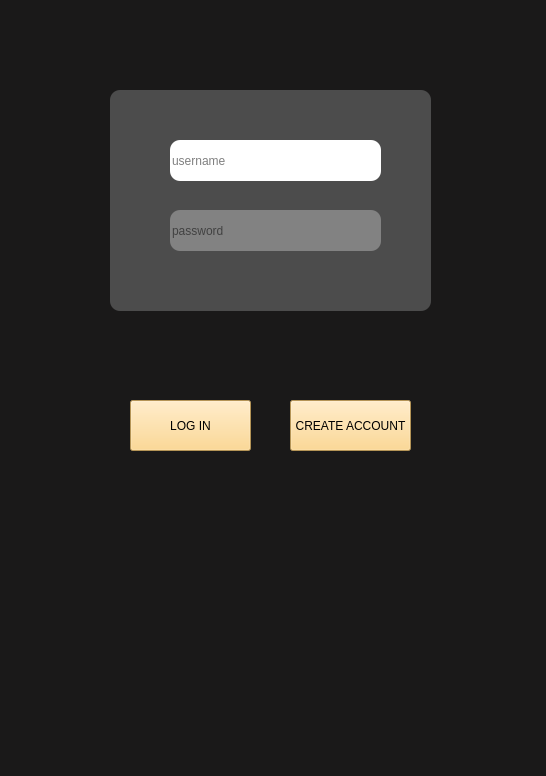
<?xml version="1.0" encoding="UTF-8"?>
<ui version="4.0">
 <class>MainWindow</class>
 <widget class="QMainWindow" name="MainWindow">
  <property name="geometry">
   <rect>
    <x>0</x>
    <y>0</y>
    <width>546</width>
    <height>776</height>
   </rect>
  </property>
  <property name="windowTitle">
   <string>MainWindow</string>
  </property>
  <property name="styleSheet">
   <string notr="true">background-color: #1A1919;</string>
  </property>
  <widget class="QWidget" name="centralwidget">
   <widget class="QPushButton" name="log_in">
    <property name="geometry">
     <rect>
      <x>130</x>
      <y>400</y>
      <width>121</width>
      <height>51</height>
     </rect>
    </property>
    <property name="styleSheet">
     <string notr="true">background-color: #FCCF78;
font-family:Arial;</string>
    </property>
    <property name="text">
     <string>LOG IN</string>
    </property>
   </widget>
   <widget class="QWidget" name="widget" native="true">
    <property name="geometry">
     <rect>
      <x>110</x>
      <y>90</y>
      <width>321</width>
      <height>221</height>
     </rect>
    </property>
    <property name="styleSheet">
     <string notr="true">background-color: #4C4C4C;
border-radius: 10;</string>
    </property>
    <widget class="QLineEdit" name="lineEdit">
     <property name="geometry">
      <rect>
       <x>60</x>
       <y>50</y>
       <width>211</width>
       <height>41</height>
      </rect>
     </property>
     <property name="styleSheet">
      <string notr="true">background-color: white;</string>
     </property>
     <property name="alignment">
      <set>Qt::AlignLeading|Qt::AlignLeft|Qt::AlignVCenter</set>
     </property>
     <property name="placeholderText">
      <string>username</string>
     </property>
    </widget>
    <widget class="QLineEdit" name="lineEdit_2">
     <property name="geometry">
      <rect>
       <x>60</x>
       <y>120</y>
       <width>211</width>
       <height>41</height>
      </rect>
     </property>
     <property name="palette">
      <palette>
       <active>
        <colorrole role="WindowText">
         <brush brushstyle="SolidPattern">
          <color alpha="255">
           <red>0</red>
           <green>0</green>
           <blue>0</blue>
          </color>
         </brush>
        </colorrole>
        <colorrole role="Button">
         <brush brushstyle="SolidPattern">
          <color alpha="255">
           <red>255</red>
           <green>255</green>
           <blue>255</blue>
          </color>
         </brush>
        </colorrole>
        <colorrole role="Light">
         <brush brushstyle="SolidPattern">
          <color alpha="255">
           <red>255</red>
           <green>255</green>
           <blue>255</blue>
          </color>
         </brush>
        </colorrole>
        <colorrole role="Midlight">
         <brush brushstyle="SolidPattern">
          <color alpha="255">
           <red>255</red>
           <green>255</green>
           <blue>255</blue>
          </color>
         </brush>
        </colorrole>
        <colorrole role="Dark">
         <brush brushstyle="SolidPattern">
          <color alpha="255">
           <red>127</red>
           <green>127</green>
           <blue>127</blue>
          </color>
         </brush>
        </colorrole>
        <colorrole role="Mid">
         <brush brushstyle="SolidPattern">
          <color alpha="255">
           <red>170</red>
           <green>170</green>
           <blue>170</blue>
          </color>
         </brush>
        </colorrole>
        <colorrole role="Text">
         <brush brushstyle="SolidPattern">
          <color alpha="255">
           <red>0</red>
           <green>0</green>
           <blue>0</blue>
          </color>
         </brush>
        </colorrole>
        <colorrole role="BrightText">
         <brush brushstyle="SolidPattern">
          <color alpha="255">
           <red>255</red>
           <green>255</green>
           <blue>255</blue>
          </color>
         </brush>
        </colorrole>
        <colorrole role="ButtonText">
         <brush brushstyle="SolidPattern">
          <color alpha="255">
           <red>0</red>
           <green>0</green>
           <blue>0</blue>
          </color>
         </brush>
        </colorrole>
        <colorrole role="Base">
         <brush brushstyle="SolidPattern">
          <color alpha="255">
           <red>255</red>
           <green>255</green>
           <blue>255</blue>
          </color>
         </brush>
        </colorrole>
        <colorrole role="Window">
         <brush brushstyle="SolidPattern">
          <color alpha="255">
           <red>255</red>
           <green>255</green>
           <blue>255</blue>
          </color>
         </brush>
        </colorrole>
        <colorrole role="Shadow">
         <brush brushstyle="SolidPattern">
          <color alpha="255">
           <red>0</red>
           <green>0</green>
           <blue>0</blue>
          </color>
         </brush>
        </colorrole>
        <colorrole role="AlternateBase">
         <brush brushstyle="SolidPattern">
          <color alpha="255">
           <red>255</red>
           <green>255</green>
           <blue>255</blue>
          </color>
         </brush>
        </colorrole>
        <colorrole role="ToolTipBase">
         <brush brushstyle="SolidPattern">
          <color alpha="255">
           <red>255</red>
           <green>255</green>
           <blue>220</blue>
          </color>
         </brush>
        </colorrole>
        <colorrole role="ToolTipText">
         <brush brushstyle="SolidPattern">
          <color alpha="255">
           <red>0</red>
           <green>0</green>
           <blue>0</blue>
          </color>
         </brush>
        </colorrole>
        <colorrole role="PlaceholderText">
         <brush brushstyle="SolidPattern">
          <color alpha="128">
           <red>0</red>
           <green>0</green>
           <blue>0</blue>
          </color>
         </brush>
        </colorrole>
       </active>
       <inactive>
        <colorrole role="WindowText">
         <brush brushstyle="SolidPattern">
          <color alpha="255">
           <red>0</red>
           <green>0</green>
           <blue>0</blue>
          </color>
         </brush>
        </colorrole>
        <colorrole role="Button">
         <brush brushstyle="SolidPattern">
          <color alpha="255">
           <red>255</red>
           <green>255</green>
           <blue>255</blue>
          </color>
         </brush>
        </colorrole>
        <colorrole role="Light">
         <brush brushstyle="SolidPattern">
          <color alpha="255">
           <red>255</red>
           <green>255</green>
           <blue>255</blue>
          </color>
         </brush>
        </colorrole>
        <colorrole role="Midlight">
         <brush brushstyle="SolidPattern">
          <color alpha="255">
           <red>255</red>
           <green>255</green>
           <blue>255</blue>
          </color>
         </brush>
        </colorrole>
        <colorrole role="Dark">
         <brush brushstyle="SolidPattern">
          <color alpha="255">
           <red>127</red>
           <green>127</green>
           <blue>127</blue>
          </color>
         </brush>
        </colorrole>
        <colorrole role="Mid">
         <brush brushstyle="SolidPattern">
          <color alpha="255">
           <red>170</red>
           <green>170</green>
           <blue>170</blue>
          </color>
         </brush>
        </colorrole>
        <colorrole role="Text">
         <brush brushstyle="SolidPattern">
          <color alpha="255">
           <red>0</red>
           <green>0</green>
           <blue>0</blue>
          </color>
         </brush>
        </colorrole>
        <colorrole role="BrightText">
         <brush brushstyle="SolidPattern">
          <color alpha="255">
           <red>255</red>
           <green>255</green>
           <blue>255</blue>
          </color>
         </brush>
        </colorrole>
        <colorrole role="ButtonText">
         <brush brushstyle="SolidPattern">
          <color alpha="255">
           <red>0</red>
           <green>0</green>
           <blue>0</blue>
          </color>
         </brush>
        </colorrole>
        <colorrole role="Base">
         <brush brushstyle="SolidPattern">
          <color alpha="255">
           <red>255</red>
           <green>255</green>
           <blue>255</blue>
          </color>
         </brush>
        </colorrole>
        <colorrole role="Window">
         <brush brushstyle="SolidPattern">
          <color alpha="255">
           <red>255</red>
           <green>255</green>
           <blue>255</blue>
          </color>
         </brush>
        </colorrole>
        <colorrole role="Shadow">
         <brush brushstyle="SolidPattern">
          <color alpha="255">
           <red>0</red>
           <green>0</green>
           <blue>0</blue>
          </color>
         </brush>
        </colorrole>
        <colorrole role="AlternateBase">
         <brush brushstyle="SolidPattern">
          <color alpha="255">
           <red>255</red>
           <green>255</green>
           <blue>255</blue>
          </color>
         </brush>
        </colorrole>
        <colorrole role="ToolTipBase">
         <brush brushstyle="SolidPattern">
          <color alpha="255">
           <red>255</red>
           <green>255</green>
           <blue>220</blue>
          </color>
         </brush>
        </colorrole>
        <colorrole role="ToolTipText">
         <brush brushstyle="SolidPattern">
          <color alpha="255">
           <red>0</red>
           <green>0</green>
           <blue>0</blue>
          </color>
         </brush>
        </colorrole>
        <colorrole role="PlaceholderText">
         <brush brushstyle="SolidPattern">
          <color alpha="128">
           <red>0</red>
           <green>0</green>
           <blue>0</blue>
          </color>
         </brush>
        </colorrole>
       </inactive>
       <disabled>
        <colorrole role="WindowText">
         <brush brushstyle="SolidPattern">
          <color alpha="255">
           <red>127</red>
           <green>127</green>
           <blue>127</blue>
          </color>
         </brush>
        </colorrole>
        <colorrole role="Button">
         <brush brushstyle="SolidPattern">
          <color alpha="255">
           <red>255</red>
           <green>255</green>
           <blue>255</blue>
          </color>
         </brush>
        </colorrole>
        <colorrole role="Light">
         <brush brushstyle="SolidPattern">
          <color alpha="255">
           <red>255</red>
           <green>255</green>
           <blue>255</blue>
          </color>
         </brush>
        </colorrole>
        <colorrole role="Midlight">
         <brush brushstyle="SolidPattern">
          <color alpha="255">
           <red>255</red>
           <green>255</green>
           <blue>255</blue>
          </color>
         </brush>
        </colorrole>
        <colorrole role="Dark">
         <brush brushstyle="SolidPattern">
          <color alpha="255">
           <red>127</red>
           <green>127</green>
           <blue>127</blue>
          </color>
         </brush>
        </colorrole>
        <colorrole role="Mid">
         <brush brushstyle="SolidPattern">
          <color alpha="255">
           <red>170</red>
           <green>170</green>
           <blue>170</blue>
          </color>
         </brush>
        </colorrole>
        <colorrole role="Text">
         <brush brushstyle="SolidPattern">
          <color alpha="255">
           <red>127</red>
           <green>127</green>
           <blue>127</blue>
          </color>
         </brush>
        </colorrole>
        <colorrole role="BrightText">
         <brush brushstyle="SolidPattern">
          <color alpha="255">
           <red>255</red>
           <green>255</green>
           <blue>255</blue>
          </color>
         </brush>
        </colorrole>
        <colorrole role="ButtonText">
         <brush brushstyle="SolidPattern">
          <color alpha="255">
           <red>127</red>
           <green>127</green>
           <blue>127</blue>
          </color>
         </brush>
        </colorrole>
        <colorrole role="Base">
         <brush brushstyle="SolidPattern">
          <color alpha="255">
           <red>255</red>
           <green>255</green>
           <blue>255</blue>
          </color>
         </brush>
        </colorrole>
        <colorrole role="Window">
         <brush brushstyle="SolidPattern">
          <color alpha="255">
           <red>255</red>
           <green>255</green>
           <blue>255</blue>
          </color>
         </brush>
        </colorrole>
        <colorrole role="Shadow">
         <brush brushstyle="SolidPattern">
          <color alpha="255">
           <red>0</red>
           <green>0</green>
           <blue>0</blue>
          </color>
         </brush>
        </colorrole>
        <colorrole role="AlternateBase">
         <brush brushstyle="SolidPattern">
          <color alpha="255">
           <red>255</red>
           <green>255</green>
           <blue>255</blue>
          </color>
         </brush>
        </colorrole>
        <colorrole role="ToolTipBase">
         <brush brushstyle="SolidPattern">
          <color alpha="255">
           <red>255</red>
           <green>255</green>
           <blue>220</blue>
          </color>
         </brush>
        </colorrole>
        <colorrole role="ToolTipText">
         <brush brushstyle="SolidPattern">
          <color alpha="255">
           <red>0</red>
           <green>0</green>
           <blue>0</blue>
          </color>
         </brush>
        </colorrole>
        <colorrole role="PlaceholderText">
         <brush brushstyle="SolidPattern">
          <color alpha="128">
           <red>0</red>
           <green>0</green>
           <blue>0</blue>
          </color>
         </brush>
        </colorrole>
       </disabled>
      </palette>
     </property>
     <property name="font">
      <font>
       <family>Arial</family>
       <weight>50</weight>
       <italic>false</italic>
       <bold>false</bold>
      </font>
     </property>
     <property name="styleSheet">
      <string notr="true">background-color: #828282;
font:Arial;</string>
     </property>
     <property name="placeholderText">
      <string>password</string>
     </property>
    </widget>
   </widget>
   <widget class="QPushButton" name="create_account">
    <property name="geometry">
     <rect>
      <x>290</x>
      <y>400</y>
      <width>121</width>
      <height>51</height>
     </rect>
    </property>
    <property name="styleSheet">
     <string notr="true">background-color: #FCCF78;
font-family:Arial;</string>
    </property>
    <property name="text">
     <string>CREATE ACCOUNT</string>
    </property>
   </widget>
  </widget>
  <widget class="QMenuBar" name="menubar">
   <property name="geometry">
    <rect>
     <x>0</x>
     <y>0</y>
     <width>546</width>
     <height>26</height>
    </rect>
   </property>
  </widget>
  <widget class="QStatusBar" name="statusbar"/>
 </widget>
 <resources/>
 <connections/>
</ui>
